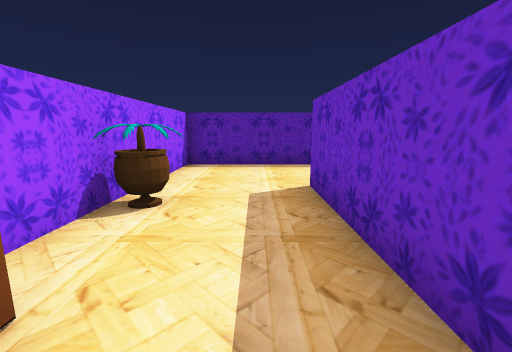
View 1 (above)

24 first-person views from a walk through a Unity game level. The camera is 1.53 m above the floor, tilts 10° down and sees 90° across. The floor is counted in squares, 1.44 m on a side. Each view is taken from the middle of a square. On the plan, view 1 faces up. The plan holds only what a view shows up to about 11 squares ahead; the rest is blank. The player is left out. Some animated figures are not drawn.

View 2
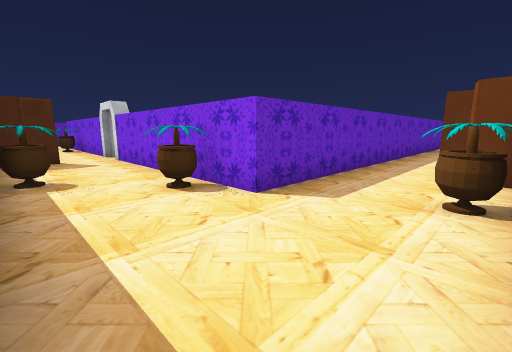

View 3
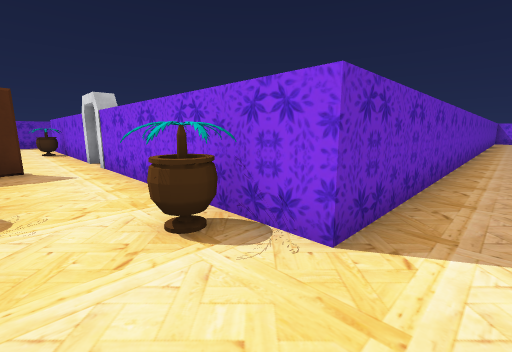

View 4
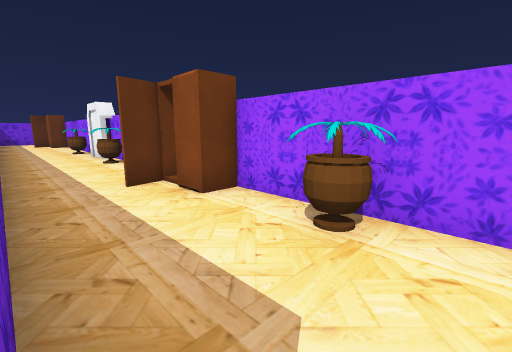

View 5
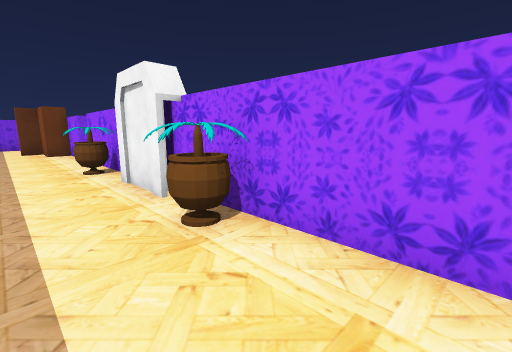

View 6
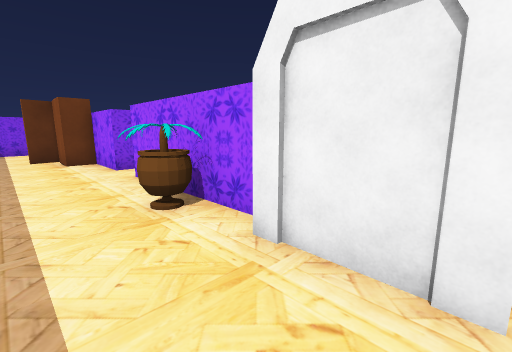

View 7
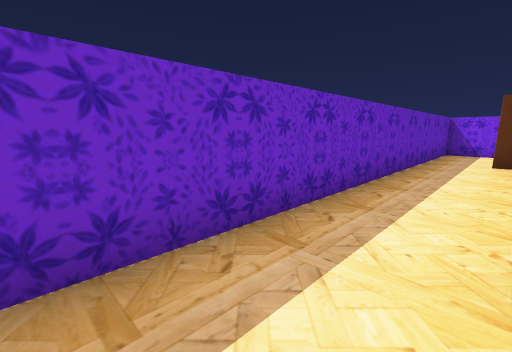

View 8
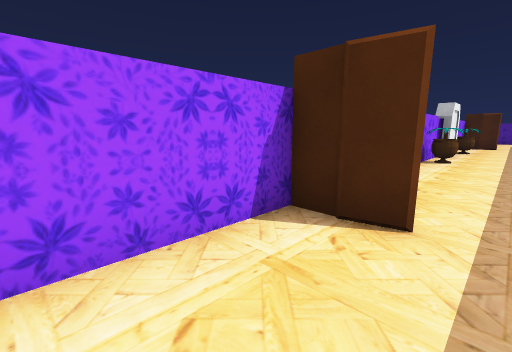

View 9
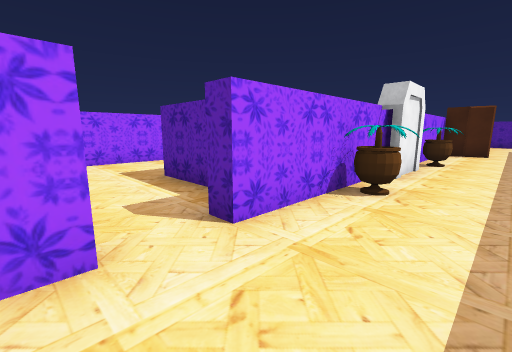

View 10
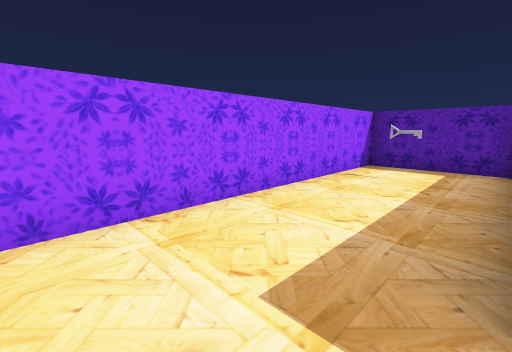

View 11
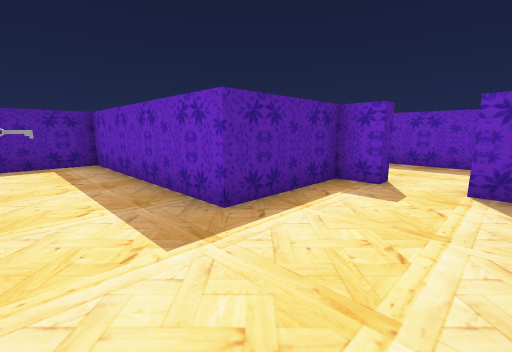

View 12
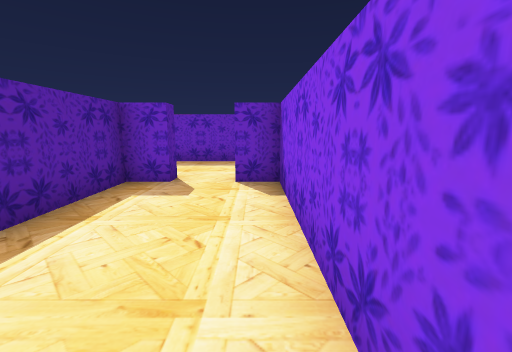

View 13
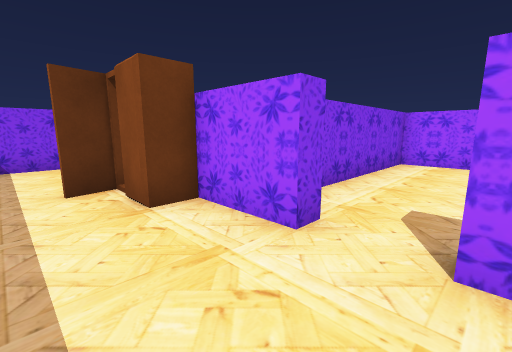

View 14
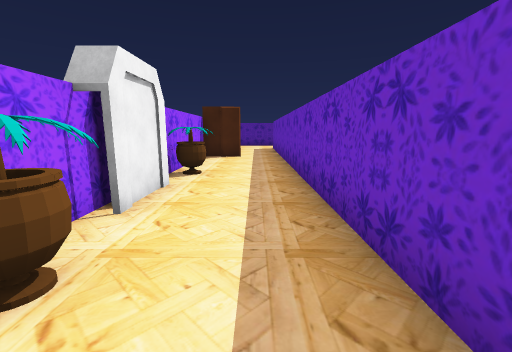

View 15
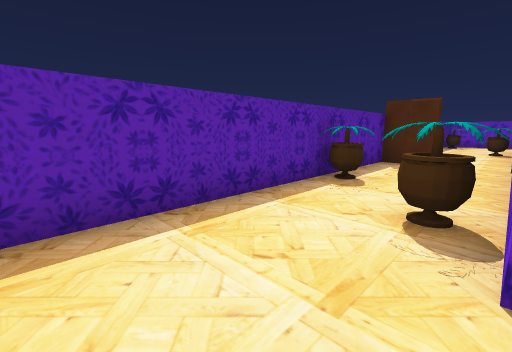

View 16
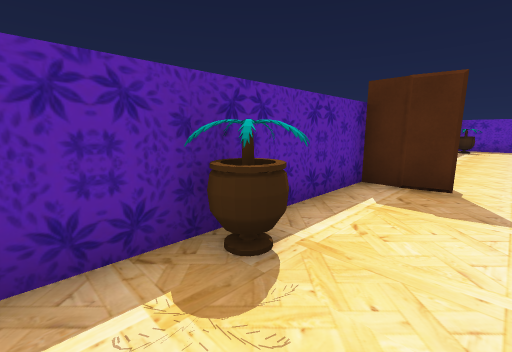

View 17
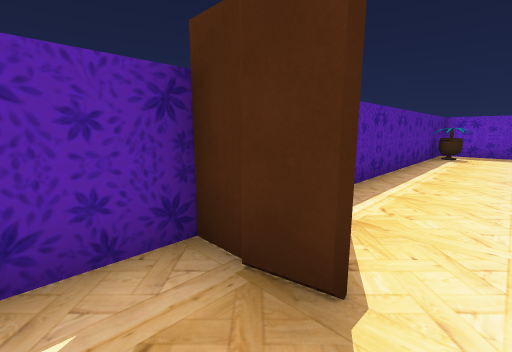

View 18
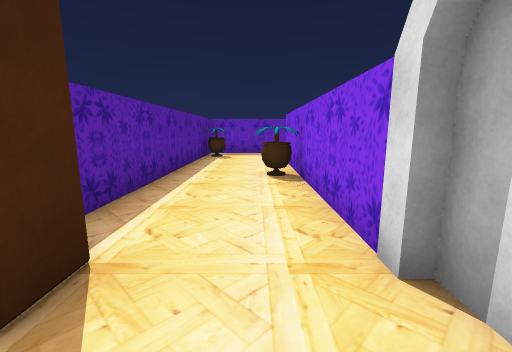

View 19
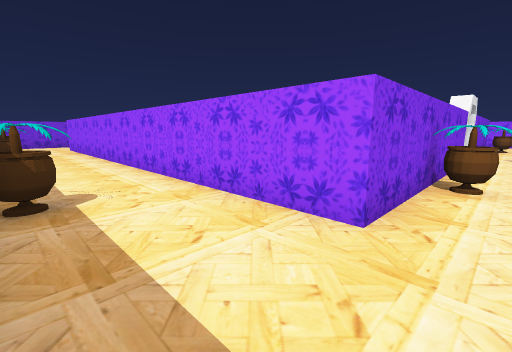

View 20
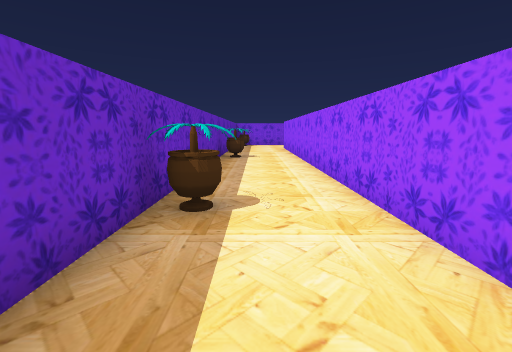

View 21
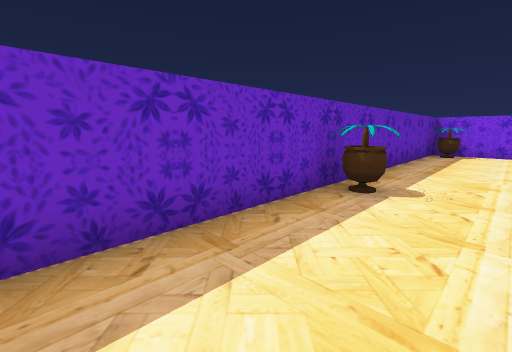

View 22
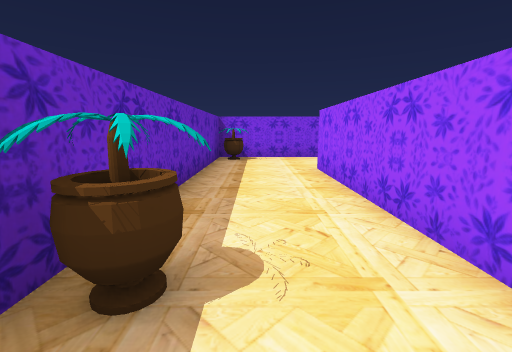

View 23
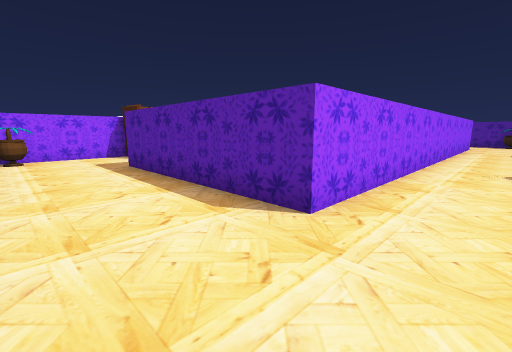

View 24
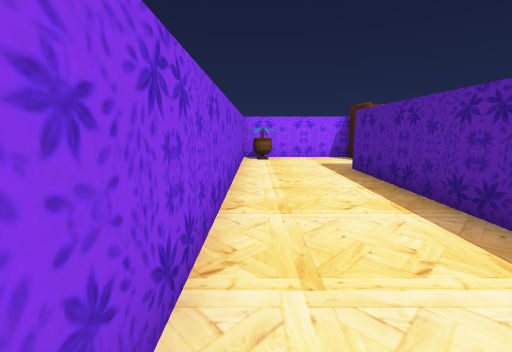

### Floor plan
Ten units are one square. View 1 is at (0, 0); x grows to the right and y downward. Boxes are objects, and circles mark ways between rooms. Rooms are numbered by the first view taken in them; rooms with no view inside come last. Other rooms are left out.
<svg viewBox="-96 -90 306 271">
<path fill="none" stroke="#000" d="M-18 59 -18 79M-22 2 -22 66M-22 68 -22 122M-27 136 -22 136 -22 176M91 -47 97 -47M96 -49 116 -49M84 -82 -22 -82 -22 -12M11 174 11 -49 85 -49M-22 122 -27 122 -27 112 -59 112 -59 85M-91 79 -91 145 -27 145 -27 136M205 -60 205 -82 196 -82M75 101 75 145M116 -49 172 -49 172 112 108 112M181 -82 111 -82M86 145 205 145 205 -36"/>
<rect x="-25" y="85" width="20" height="10" fill="#bbb"><title>other object</title></rect>
<rect x="-25" y="45" width="20" height="10" fill="#bbb"><title>other object</title></rect>
<rect x="-25" y="-45" width="20" height="10" fill="#bbb"><title>other object</title></rect>
<rect x="-15" y="155" width="10" height="20" fill="#bbb"><title>box</title></rect>
<rect x="-15" y="-15" width="10" height="20" fill="#bbb"><title>box</title></rect>
<rect x="15" y="-65" width="10" height="10" fill="#bbb"><title>other object</title></rect>
<rect x="35" y="-85" width="20" height="20" fill="#bbb"><title>other object</title></rect>
<rect x="75" y="-75" width="10" height="10" fill="#bbb"><title>box</title></rect>
<rect x="75" y="135" width="10" height="10" fill="#bbb"><title>other object</title></rect>
<rect x="75" y="85" width="20" height="20" fill="#bbb"><title>box</title></rect>
<rect x="135" y="-65" width="10" height="10" fill="#bbb"><title>other object</title></rect>
<rect x="185" y="-85" width="10" height="20" fill="#bbb"><title>other object</title></rect>
<rect x="195" y="135" width="10" height="10" fill="#bbb"><title>other object</title></rect>
<rect x="195" y="45" width="10" height="20" fill="#bbb"><title>other object</title></rect>
<rect x="195" y="-25" width="10" height="20" fill="#bbb"><title>other object</title></rect>
<circle cx="-30" cy="130" r="3" fill="#2a7"/>
<circle cx="105" cy="-65" r="3" fill="#2a7"/>
<text x="0" y="30">1</text>
<text x="-60" y="110">2</text>
<text x="180" y="50">3</text>
</svg>
Room 1 opens to room 2. Room 1 opens to room 3.

Where each view was taken, in squares from view 1:
view 1: 0 up, 0 right, facing up
view 2: 8 up, 2 left, facing down-right
view 3: 7 up, 0 right, facing down-right
view 4: 5 up, 1 right, facing down-left
view 5: 2 down, 0 right, facing down-left
view 6: 6 down, 0 right, facing down-left
view 7: 7 down, 1 left, facing down-right
view 8: 20 down, 0 right, facing up-left
view 9: 14 down, 0 right, facing up-left
view 10: 13 down, 6 left, facing up-left
view 11: 14 down, 8 left, facing up-right
view 12: 14 down, 8 left, facing right
view 13: 12 down, 0 right, facing down-left
view 14: 11 down, 0 right, facing up
view 15: 5 up, 1 left, facing up-right
view 16: 6 up, 3 right, facing up-right
view 17: 6 up, 7 right, facing up-right
view 18: 6 up, 8 right, facing right
view 19: 6 up, 20 right, facing down-left
view 20: 5 up, 19 right, facing down
view 21: 1 down, 18 right, facing down-right
view 22: 4 down, 19 right, facing down
view 23: 14 down, 19 right, facing up-left
view 24: 14 down, 18 right, facing left
